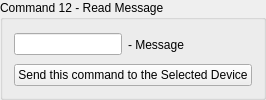
             <widget class="QGroupBox" name="command_12_group">
              <property name="title">
               <string>Command 12 - Read Message</string>
              </property>
              <layout class="QVBoxLayout" name="verticalLayout_19">
               <item>
                <layout class="QHBoxLayout" name="horizontalLayout_44">
                 <item>
                  <widget class="QLineEdit" name="lineEdit_command12_message">
                   <property name="readOnly">
                    <bool>true</bool>
                   </property>
                  </widget>
                 </item>
                 <item>
                  <widget class="QLabel" name="label_39">
                   <property name="text">
                    <string>- Message</string>
                   </property>
                  </widget>
                 </item>
                 <item>
                  <spacer name="horizontalSpacer_63">
                   <property name="orientation">
                    <enum>Qt::Horizontal</enum>
                   </property>
                   <property name="sizeHint" stdset="0">
                    <size>
                     <width>40</width>
                     <height>20</height>
                    </size>
                   </property>
                  </spacer>
                 </item>
                </layout>
               </item>
               <item alignment="Qt::AlignRight">
                <widget class="QPushButton" name="send_command12_button">
                 <property name="text">
                  <string>Send this command to the Selected Device</string>
                 </property>
                </widget>
               </item>
              </layout>
             </widget>
